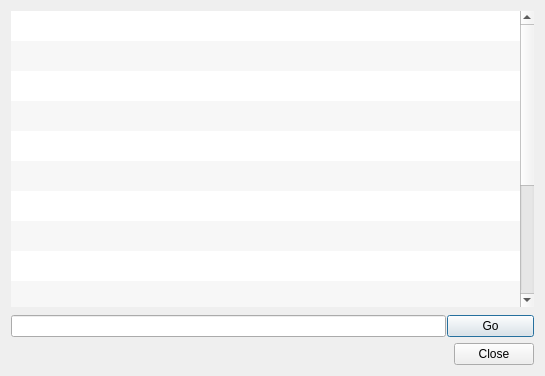
<?xml version="1.0" encoding="UTF-8"?>
<ui version="4.0">
 <class>TerminalDialog</class>
 <widget class="QDialog" name="TerminalDialog">
  <property name="geometry">
   <rect>
    <x>0</x>
    <y>0</y>
    <width>545</width>
    <height>376</height>
   </rect>
  </property>
  <property name="windowTitle">
   <string>Terminal</string>
  </property>
  <layout class="QVBoxLayout" name="verticalLayout">
   <item>
    <widget class="QTableWidget" name="terminalTableWidget">
     <property name="frameShape">
      <enum>QFrame::NoFrame</enum>
     </property>
     <property name="verticalScrollBarPolicy">
      <enum>Qt::ScrollBarAlwaysOn</enum>
     </property>
     <property name="sizeAdjustPolicy">
      <enum>QAbstractScrollArea::AdjustIgnored</enum>
     </property>
     <property name="editTriggers">
      <set>QAbstractItemView::NoEditTriggers</set>
     </property>
     <property name="tabKeyNavigation">
      <bool>false</bool>
     </property>
     <property name="showDropIndicator" stdset="0">
      <bool>false</bool>
     </property>
     <property name="dragDropOverwriteMode">
      <bool>false</bool>
     </property>
     <property name="alternatingRowColors">
      <bool>true</bool>
     </property>
     <property name="selectionMode">
      <enum>QAbstractItemView::NoSelection</enum>
     </property>
     <property name="horizontalScrollMode">
      <enum>QAbstractItemView::ScrollPerPixel</enum>
     </property>
     <property name="showGrid">
      <bool>false</bool>
     </property>
     <property name="sortingEnabled">
      <bool>false</bool>
     </property>
     <property name="cornerButtonEnabled">
      <bool>false</bool>
     </property>
     <property name="rowCount">
      <number>15</number>
     </property>
     <property name="columnCount">
      <number>1</number>
     </property>
     <attribute name="horizontalHeaderVisible">
      <bool>false</bool>
     </attribute>
     <attribute name="horizontalHeaderStretchLastSection">
      <bool>true</bool>
     </attribute>
     <attribute name="verticalHeaderVisible">
      <bool>false</bool>
     </attribute>
     <attribute name="verticalHeaderStretchLastSection">
      <bool>false</bool>
     </attribute>
     <row/>
     <row/>
     <row/>
     <row/>
     <row/>
     <row/>
     <row/>
     <row/>
     <row/>
     <row/>
     <row/>
     <row/>
     <row/>
     <row/>
     <row/>
     <column/>
    </widget>
   </item>
   <item>
    <layout class="QHBoxLayout" name="chatInputLayout" stretch="5,1">
     <property name="spacing">
      <number>1</number>
     </property>
     <property name="topMargin">
      <number>2</number>
     </property>
     <item>
      <widget class="QLineEdit" name="chatInput"/>
     </item>
     <item>
      <widget class="QPushButton" name="c">
       <property name="text">
        <string>Go</string>
       </property>
      </widget>
     </item>
    </layout>
   </item>
   <item>
    <widget class="QDialogButtonBox" name="buttonBox">
     <property name="orientation">
      <enum>Qt::Horizontal</enum>
     </property>
     <property name="standardButtons">
      <set>QDialogButtonBox::Close</set>
     </property>
    </widget>
   </item>
  </layout>
 </widget>
 <resources/>
 <connections>
  <connection>
   <sender>buttonBox</sender>
   <signal>accepted()</signal>
   <receiver>TerminalDialog</receiver>
   <slot>accept()</slot>
   <hints>
    <hint type="sourcelabel">
     <x>248</x>
     <y>254</y>
    </hint>
    <hint type="destinationlabel">
     <x>157</x>
     <y>274</y>
    </hint>
   </hints>
  </connection>
  <connection>
   <sender>buttonBox</sender>
   <signal>rejected()</signal>
   <receiver>TerminalDialog</receiver>
   <slot>reject()</slot>
   <hints>
    <hint type="sourcelabel">
     <x>316</x>
     <y>260</y>
    </hint>
    <hint type="destinationlabel">
     <x>286</x>
     <y>274</y>
    </hint>
   </hints>
  </connection>
 </connections>
</ui>
